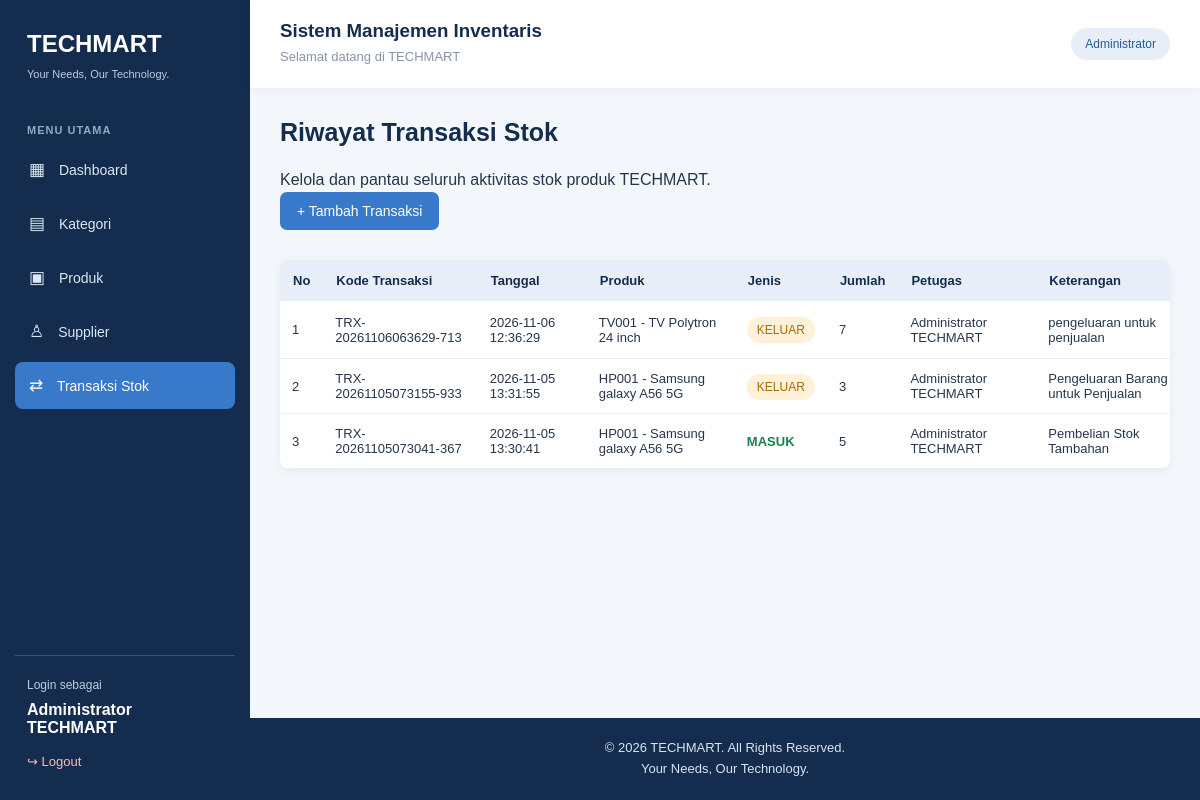
The page /modul/transaksi/index.php (signed in) on the database its author committed.
### tables this page shows
CREATE TABLE `transaksi_stok` (
  `id` int(11) NOT NULL,
  `kode_transaksi` varchar(30) NOT NULL,
  `barang_id` int(11) NOT NULL,
  `user_id` int(11) NOT NULL,
  `jenis` enum('MASUK','KELUAR') NOT NULL,
  `jumlah` int(11) NOT NULL,
  `harga_satuan` decimal(15,2) DEFAULT 0.00,
  `tanggal` datetime DEFAULT current_timestamp(),
  `keterangan` text DEFAULT NULL,
  `status` enum('AKTIF','BATAL') DEFAULT 'AKTIF'
);

CREATE TABLE `barang` (
  `id` int(11) NOT NULL,
  `kode_barang` varchar(30) NOT NULL,
  `nama_barang` varchar(150) NOT NULL,
  `merek` varchar(100) DEFAULT NULL,
  `kategori_id` int(11) NOT NULL,
  `supplier_id` int(11) DEFAULT NULL,
  `harga_beli` decimal(15,2) NOT NULL DEFAULT 0.00,
  `harga_jual` decimal(15,2) NOT NULL DEFAULT 0.00,
  `stok` int(11) NOT NULL DEFAULT 0,
  `stok_minimum` int(11) NOT NULL DEFAULT 0,
  `deskripsi` text DEFAULT NULL,
  `gambar` varchar(255) DEFAULT NULL,
  `created_at` timestamp NOT NULL DEFAULT current_timestamp(),
  `updated_at` timestamp NOT NULL DEFAULT current_timestamp() ON UPDATE current_timestamp()
);

CREATE TABLE `users` (
  `id` int(11) NOT NULL,
  `nama` varchar(100) NOT NULL,
  `username` varchar(50) NOT NULL,
  `password` varchar(255) NOT NULL,
  `role` enum('admin','petugas') DEFAULT 'petugas',
  `created_at` timestamp NOT NULL DEFAULT current_timestamp()
);

### modul/transaksi/index.php (the view, shortened to what this page needs)
<?php
$db = getDB();
$sql = "SELECT transaksi_stok.*,
        barang.kode_barang,
        barang.nama_barang,
        users.nama AS nama_user
        FROM transaksi_stok
        JOIN barang ON transaksi_stok.barang_id = barang.id
        JOIN users ON transaksi_stok.user_id = users.id
        ORDER BY transaksi_stok.tanggal DESC";
$dataTransaksi = $db->query($sql)->fetchAll();
require_once '../../layout/header.php';
?>
<div class="page-heading">
    <h2>Riwayat Transaksi Stok</h2>
    <p>Kelola dan pantau seluruh aktivitas stok produk TECHMART.</p>
</div>
<a href="tambah.php" class="btn-add">
    + Tambah Transaksi
</a>
<div class="table-container">
    <table class="transaction-table">
        <thead>
            <tr>
                <th>No</th>
                <th>Kode Transaksi</th>
                <th>Tanggal</th>
                <th>Produk</th>
                <th>Jenis</th>
                <th>Jumlah</th>
                <th>Petugas</th>
                <th>Keterangan</th>
            </tr>
        </thead>
        <tbody>
            <?php if ($dataTransaksi): ?>
                <?php $no = 1; ?>
                <?php foreach ($dataTransaksi as $t): ?>
                    <tr>
                        <td><?= $no++ ?></td>
                        <td>
                            <?= htmlspecialchars($t['kode_transaksi']) ?>
                        </td>
                        <td>
                            <?= htmlspecialchars($t['tanggal']) ?>
                        </td>
                        <td>
                            <?= htmlspecialchars($t['kode_barang']) ?> -
                            <?= htmlspecialchars($t['nama_barang']) ?>
                        </td>
                        <td>
                            <?php if ($t['jenis'] === 'MASUK'): ?>
                                <span class="status-safe">MASUK</span>
                            <?php else: ?>
                                <span class="status-warning">KELUAR</span>
                            <?php endif; ?>
                        </td>
                        <td><?= $t['jumlah'] ?></td>
                        <td>
                            <?= htmlspecialchars($t['nama_user']) ?>
                        </td>
                        <td>
                            <?= htmlspecialchars($t['keterangan'] ?? '') ?>
                        </td>
                    </tr>
                <?php endforeach; ?>
            <?php endif; ?>
        </tbody>
    </table>
</div>
<?php require_once '../../layout/footer.php'; ?>

### assets/css/style.css (style rules this page uses)
* { margin: 0; padding: 0; box-sizing: border-box; }
html, body { width: 100%; min-height: 100%; }
body { font-family: Arial, Helvetica, sans-serif; background: #f3f6fa; color: #26364a; overflow-x: hidden; }
a { text-decoration: none; }
main h1, main h2, main h3 { color: #142d4e; }
main h2 { font-size: 25px; margin-bottom: 20px; }
p { line-height: 1.6; }
.btn-add { display: inline-block; background: #3979c9; color: white; padding: 11px 17px; border-radius: 7px; margin-bottom: 15px; font-size: 14px; }
.table-container { width: 100%; max-width: 100%; overflow-x: auto; margin-top: 15px; background: white; border-radius: 9px; box-shadow: 0 2px 10px rgba(20,45,78,0.06); }
table { width: 100%; border-collapse: collapse; background: white; }
th { background: #e7eef7; color: #142d4e; text-align: left; padding: 13px; font-size: 13px; white-space: nowrap; }
td { padding: 12px; border-bottom: 1px solid #edf0f5; font-size: 13px; vertical-align: middle; }
.status-warning { background: #fff0d8; color: #a66a00; padding: 6px 10px; border-radius: 20px; font-size: 12px; }
.status-safe { color: #16834a; font-weight: 600; }
.transaction-table { min-width: 1150px; }

### rows shown on the page
transaksi_stok: kode_transaksi "TRX-20261106063629-713", tanggal "2026-11-06 12:36:29", barang.kode_barang "TV001", barang.nama_barang "TV Polytron 24 inch", jenis "KELUAR", jumlah "7", user.nama "Administrator TECHMART", keterangan "pengeluaran untuk penjualan"
transaksi_stok: kode_transaksi "TRX-20261105073155-933", tanggal "2026-11-05 13:31:55", barang.kode_barang "HP001", barang.nama_barang "Samsung galaxy A56 5G", jenis "KELUAR", jumlah "3", user.nama "Administrator TECHMART", keterangan "Pengeluaran Barang untuk Penjualan"
transaksi_stok: kode_transaksi "TRX-20261105073041-367", tanggal "2026-11-05 13:30:41", barang.kode_barang "HP001", barang.nama_barang "Samsung galaxy A56 5G", jenis "MASUK", jumlah "5", user.nama "Administrator TECHMART", keterangan "Pembelian Stok Tambahan"

### other values the page prints
$_SESSION['nama'] "Administrator TECHMART"
